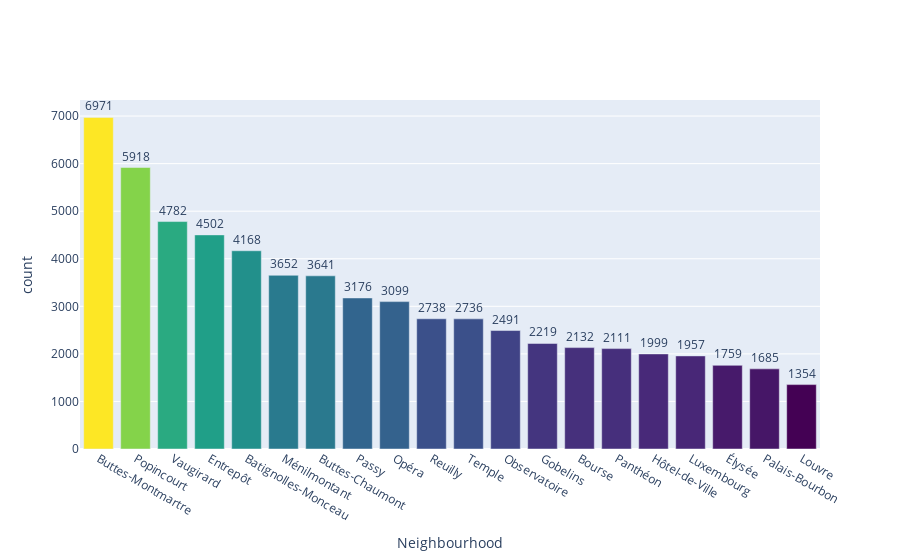

The cell this chart's notebook holds for it:
### Code cell
fig = go.Figure(go.Bar(
    x=local['neighbourhood_cleansed'],y=local['count'],
    marker={'color': local['count'], 
    'colorscale': 'Viridis'},  
    text=local['count'],
    textposition = "outside",
))
fig.update_layout(xaxis_title="Neighbourhood",yaxis_title="count")
fig.show()

### Figure 1 — Plotly figure (JSON) as saved in the notebook; plotly's stock layout.template omitted (floating-point values rounded to 4 significant figures)
{"data": [{"marker": {"color": [6971, 5918, 4782, 4502, 4168, 3652, 3641, 3176, 3099, 2738, 2736, 2491, 2219, 2132, 2111, 1999, 1957, 1759, 1685, 1354], "colorscale": [[0, "#440154"], [0.1111, "#482878"], [0.2222, "#3e4989"], [0.3333, "#31688e"], [0.4444, "#26828e"], [0.5556, "#1f9e89"], [0.6667, "#35b779"], [0.7778, "#6ece58"], [0.8889, "#b5de2b"], [1, "#fde725"]]}, "text": ["6971", "5918", "4782", "4502", "4168", "3652", "3641", "3176", "3099", "2738", "2736", "2491", "2219", "2132", "2111", "1999", "1957", "1759", "1685", "1354"], "textposition": "outside", "type": "bar", "x": ["Buttes-Montmartre", "Popincourt", "Vaugirard", "Entrepôt", "Batignolles-Monceau", "Ménilmontant", "Buttes-Chaumont", "Passy", "Opéra", "Reuilly", "Temple", "Observatoire", "Gobelins", "Bourse", "Panthéon", "Hôtel-de-Ville", "Luxembourg", "Élysée", "Palais-Bourbon", "Louvre"], "y": [6971, 5918, 4782, 4502, 4168, 3652, 3641, 3176, 3099, 2738, 2736, 2491, 2219, 2132, 2111, 1999, 1957, 1759, 1685, 1354]}], "layout": {"xaxis": {"title": {"text": "Neighbourhood"}}, "yaxis": {"title": {"text": "count"}}}}
